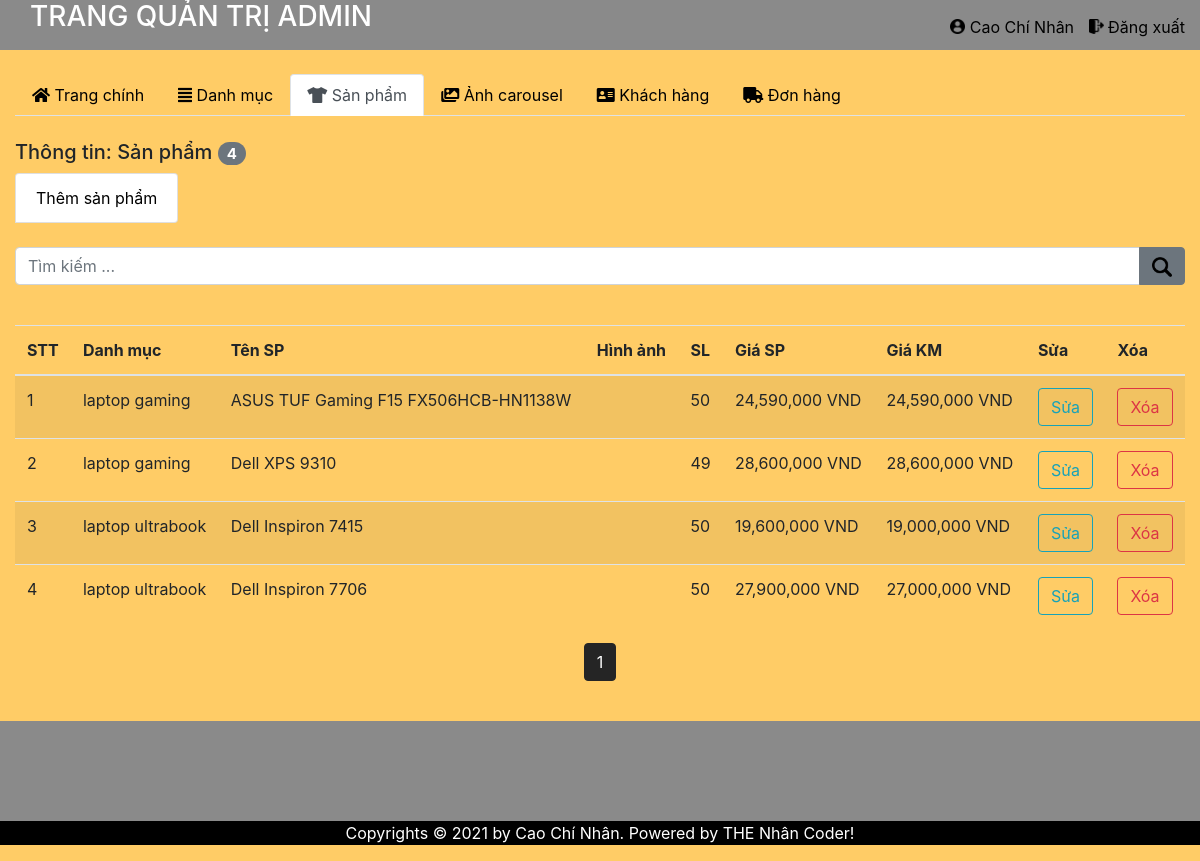
The page /admin/product.php (signed in) on the database its author committed.
### tables this page shows
CREATE TABLE `product` (
  `id_product` int(11) NOT NULL,
  `id_danh_muc` int(11) NOT NULL,
  `ten_sanpham` varchar(100) NOT NULL,
  `anh_sanpham` varchar(255) NOT NULL,
  `soluong` int(11) NOT NULL,
  `gia_sanpham` float NOT NULL,
  `gia_khuyenmai` float DEFAULT NULL,
  `chitiet` text NOT NULL
);

CREATE TABLE `danhmuc` (
  `id_danhmuc` int(11) NOT NULL,
  `ten_danhmuc` varchar(255) NOT NULL
);

### admin/product.php (the view, shortened to what this page needs)
<?php
include 'header.php';
$keyword = isset($_GET['keyword']) ? $_GET['keyword'] : '';
$product = mysqli_query($conn, "SELECT product.*,danhmuc.ten_danhmuc AS 'ten_danhmuc' FROM product JOIN danhmuc ON product.id_danh_muc =
danhmuc.id_danhmuc WHERE product.ten_sanpham LIKE '%$keyword%' ");
$limit = 8;
$total_page = ceil(mysqli_num_rows($product) / $limit);
$cr_page = (isset($_GET['page']) ? $_GET['page'] : 1);
$star = ($cr_page - 1) * $limit;
$product = mysqli_query($conn, "SELECT product.*,danhmuc.ten_danhmuc AS 'ten_danhmuc' FROM product JOIN danhmuc ON product.id_danh_muc =
danhmuc.id_danhmuc ORDER BY id_product DESC  LIMIT $star,$limit ");
$san_pham = mysqli_query($conn,"SELECT * FROM product");
?>
<ul class="nav nav-tabs">
  <li class="nav-item">
    <a class="nav-link " href="index.php"><i class="fas fa-home"></i> Trang chính</a>
  </li>
  </li>  <li class="nav-item">
    <a class="nav-link " href="category.php"><i class="fas fa-align-justify"></i> Danh mục</a>
  </li>
  <li class="nav-item">
    <a class="nav-link active" href="product.php"><i class="fas fa-tshirt"></i> Sản phẩm</a>
  </li>
  <li class="nav-item">
    <a class="nav-link" href="carousel.php"><i class="fas fa-images"></i> Ảnh carousel</a>
  </li>
  <li class="nav-item">
    <a class="nav-link" href="users.php"><i class="fas fa-address-card"></i> Khách hàng</a>
  </li>
  <li class="nav-item">
    <a class="nav-link" href="donhang.php"><i class="fas fa-truck"></i> Đơn hàng</a>
  </li>
</ul>
<br>
<h5>Thông tin: Sản phẩm <span class="badge badge-secondary badge-pill"><?=  mysqli_num_rows($san_pham) ?></span></h5>
<ul class="list-group list-group-horizontal">
  <li class="list-group-item"><a href="addproduct.php">Thêm sản phẩm</a></li>
</ul>
<br>
<form action="" method="GET" role="form">
  <div class="input-group mb-3">
    <input type="text" class="form-control" placeholder="Tìm kiếm ... " name="keyword">
    <div class="input-group-append">
      <button class="btn btn-secondary" type="submit"><img src="../images/icon/search.png" style="width: 20px;" alt=""></button>
    </div>
  </div>
</form>
<br>
<table class="table table-striped">
  <thead>
    <tr>
      <th>STT</th>
      <th>Danh mục</th>
      <th>Tên SP</th>
      <th>Hình ảnh</th>
      <th>SL</th>
      <th>Giá SP</th>
      <th>Giá KM</th>
      <th>Sửa</th>
      <th>Xóa</th>
    </tr>
  </thead>
  <tbody>
    <?php
    foreach ($product as $key => $value) { ?>
      <tr>
        <td><?= ++$star ?></td>
        <td><?= $value['ten_danhmuc'] ?></td>
        <td><?= $value['ten_sanpham'] ?></td>
        <td><img src="../uploads/<?= $value['anh_sanpham'] ?>" alt="" width="100px"></td>
        <td><?= $value['soluong'] ?></td>
        <td><?= number_format($value['gia_sanpham']) ?> VND</td>
        <td><?php if ($value['gia_khuyenmai'] > 0) {
              echo number_format($value['gia_khuyenmai']); ?> VND   <?php
            } else {
              echo 'Không sale';
            } ?></td>
        <td><a class="btn btn-outline-info" href="repair_product.php?id=<?= $value['id_product'] ?>">Sửa</a>
        </td>
        <td>
          <a onclick="return confirm('Bạn có có chắc chắn muốn xóa: <?= $value['ten_sanpham'] ?> không');" class="btn btn-outline-danger" href="delete_product.php?id=<?= $value['id_product'] ?>">Xóa</a>
        </td>
      </tr>
    <?php }
    ?>
  </tbody>
</table>
<ul class="pagination justify-content-center">
  <?php
  for ($i = 1; $i <= $total_page; $i++) { ?>
    <li class="page-item <?= (($cr_page == $i) ? 'active' : '') ?> ">
      <a class="page-link" href="product.php?page=<?= $i ?><?= ($keyword != '') ? "&keyword=$keyword" : '' ?>">
        <?= $i ?></a>
    </li>
  <?php } ?>
</ul>
<?php
include 'footer.php';
?>

### admin/header.php (shortened to what this page needs)
<?php
 if(isset($_SESSION['admin'])) {
    $admin = $_SESSION['admin'];
}
else {
    header('location: login.php');
}
?>
<!DOCTYPE html>
<html lang="en">
<head>
    <link rel="stylesheet" type="text/css" href="../css/bootstrap.min.css">
    <link rel="stylesheet" type="text/css" href="../css/style-admin.css">
    <link rel="stylesheet" href="https://use.fontawesome.com/releases/v5.7.0/css/all.css">
</head>
<body>
        <div class="top">
            <a href="index.php"><h3>TRANG QUẢN TRỊ ADMIN</h3></a>
            <div class="menutaikhoan">
                <a href="admin.php"><img src="../images/icon/user.png" alt=""> <?php echo $admin['name'] ?></a>
                <a href="logout.php"><img src="../images/icon/logout.png" alt=""> Đăng xuất</a>
            </div>
        </div>
        <br>
        <div class="container-fluid">

### admin/footer.php (shortened to what this page needs)
<br>
</div>
<div class="bot">
</div>
<p class="end">Copyrights © 2021 by Cao Chí Nhân. Powered by THE Nhân Coder!</p>
</body>
</html>

### css/style-admin.css (style rules this page uses)
* { margin: 0; padding: 0; }
body { background-color:rgb(255, 204, 102); }
.top { background-color: rgb(138, 138, 138); width: 100%; height: 50px; color: white; position: relative; }
.top h3 { margin-left: 30px; }
.menutaikhoan { position: absolute; top: 5px; right: 5px; padding: 10px; }
.menutaikhoan a img { width: 15px; margin-left: 10px; margin-top: -4px; }
.bot { background: rgb(138, 138, 138); height: 100px; width: 100%; }
.end { background: black; color: rgb(255, 255, 255); text-align: center; }
a { color: black; }
.page-link { color: black; }
.page-item.active .page-link { z-index: 3; color: #fff; background-color: #252525; border-color: #252525; }

### rows shown on the page
product: id_danh_muc.ten_danhmuc "laptop gaming", ten_sanpham "ASUS TUF Gaming F15 FX506HCB-HN1138W", soluong "50", gia_sanpham "24,590,000", gia_khuyenmai "24,590,000"
product: id_danh_muc.ten_danhmuc "laptop gaming", ten_sanpham "Dell XPS 9310", soluong "49", gia_sanpham "28,600,000", gia_khuyenmai "28,600,000"
product: id_danh_muc.ten_danhmuc "laptop ultrabook", ten_sanpham "Dell Inspiron 7415", soluong "50", gia_sanpham "19,600,000", gia_khuyenmai "19,000,000"
product: id_danh_muc.ten_danhmuc "laptop ultrabook", ten_sanpham "Dell Inspiron 7706", soluong "50", gia_sanpham "27,900,000", gia_khuyenmai "27,000,000"

### other values the page prints
$admin['name'] "Cao Chí Nhân"
mysqli_num_rows($san_pham) "4"
